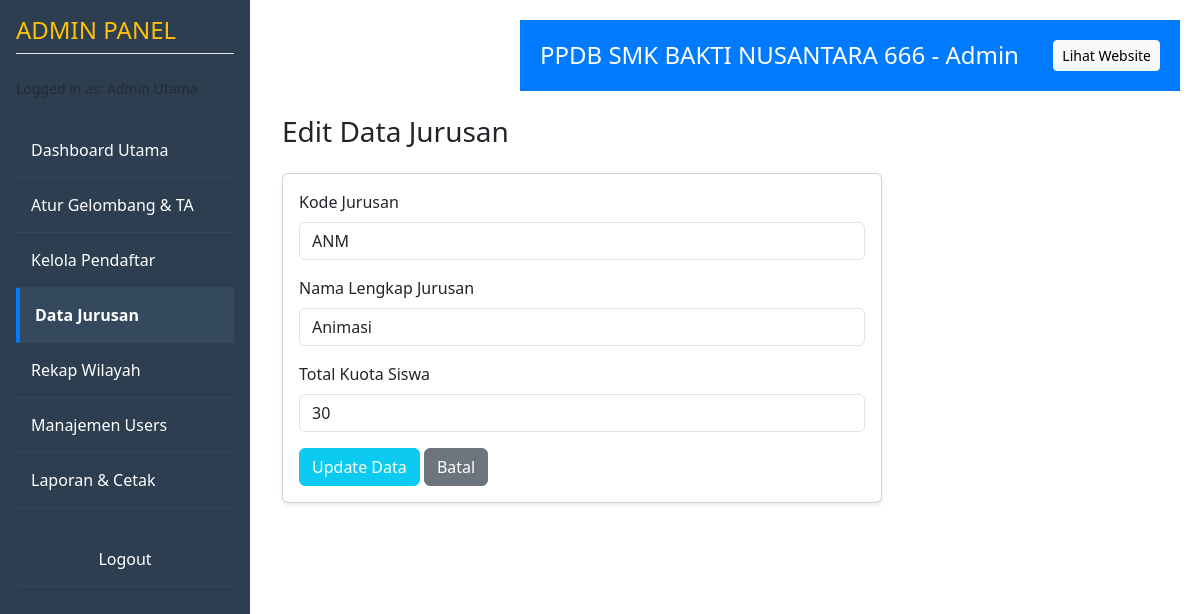
Screenshot of /admin/jurusan_edit.php?id=2 (signed in) with the database file from the repository.
### tables this page shows
CREATE TABLE `jurusan` (
  `id` int(11) NOT NULL,
  `kode` varchar(10) DEFAULT NULL,
  `nama` varchar(100) DEFAULT NULL,
  `kuota` int(11) DEFAULT NULL
);

### admin/jurusan_edit.php (the view, shortened to what this page needs)
<?php
include('../includes/admin_header.php');
$id = $_GET['id'] ?? 0;
$data = null;
if ($id > 0) {
    $stmt = $conn->prepare("SELECT * FROM jurusan WHERE id = ?");
    $stmt->bind_param("i", $id);
    $stmt->execute();
    $result = $stmt->get_result();
    $data = $result->fetch_assoc();
}
?>
<h3 class="mb-4">Edit Data Jurusan</h3>
<div class="card shadow-sm" style="max-width: 600px;">
    <div class="card-body">
        <form method="POST">
            <div class="mb-3">
                <label class="form-label">Kode Jurusan</label>
                <input type="text" class="form-control" name="kode" value="<?php echo htmlspecialchars($data['kode']); ?>" required maxlength="10">
            </div>
            <div class="mb-3">
                <label class="form-label">Nama Lengkap Jurusan</label>
                <input type="text" class="form-control" name="nama" value="<?php echo htmlspecialchars($data['nama']); ?>" required>
            </div>
            <div class="mb-3">
                <label class="form-label">Total Kuota Siswa</label>
                <input type="number" class="form-control" name="kuota" value="<?php echo htmlspecialchars($data['kuota']); ?>" required min="1">
            </div>
            <button type="submit" class="btn btn-info text-white">Update Data</button>
            <a href="master_data.php" class="btn btn-secondary">Batal</a>
        </form>
    </div>
</div>
<?php include('../includes/admin_footer.php'); ?>

### rows the page displays
jurusan: kode "ANM", nama "Animasi", kuota "30"
